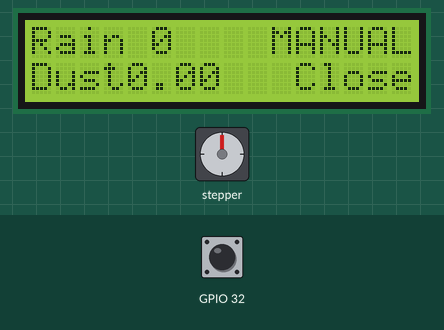
Recording of a sketch running on a simulated ESP32. Shown: 16×2 character LCD, stepper motor. The test bench sets the inputs (shaded band); at power-on: GPIO 32 HIGH. Nothing arrives over Bluetooth unless stated; stepper angles assume 2048 steps per turn; what the sketch prints to the serial monitor is not drawn.

Above: at 1.3 s.
1.4 s: GPIO 32 pulled LOW for 3.2 s
At 4.58 s:
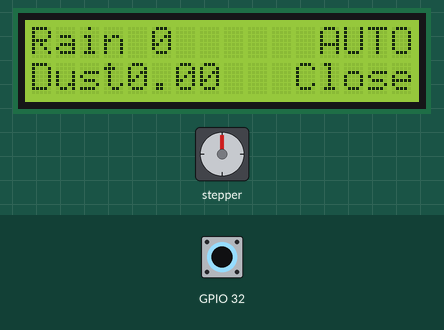
At 34.8 s:
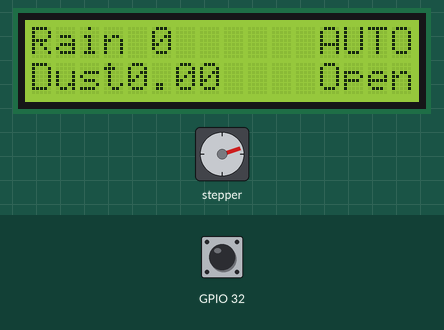
Timing chart, 0 to 35.1 s (numbered marks = the images above; inputs shaded):
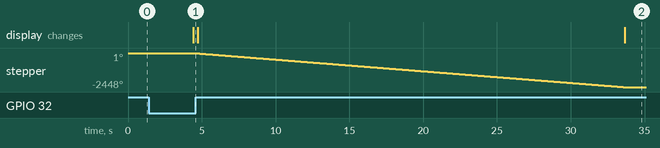

Measured:
- after the input at 1.4 s, stepper: turns 2448° counter-clockwise in 29.1 s, starting after 3.1 s; the display: changes after 3.0 s (image 1)

The sketch:

project_node.ino
```cpp
#include "BluetoothSerial.h"
BluetoothSerial SerialBT;

#include <HardwareSerial.h>
HardwareSerial esp(2);

#include <LCD_I2C.h>
LCD_I2C lcd(0x27);

#include <Stepper.h>
const int stepsPerRevolution = 2048;  // change this to fit the number of steps per revolution
Stepper myStepper(stepsPerRevolution, 4, 2, 0, 15); //in4, in2, in3, in1

String name = "HC-06";
char *pin = "1234";
bool connected;
unsigned long time_previous, time_current;

const byte numChars = 32;
char receivedChars[numChars];
char tempChars[numChars];

boolean newData = false;

void setup() {
  Serial.begin(115200);
  esp.begin(115200);

  myStepper.setSpeed(14);

  lcd.begin();
  lcd.backlight();

  SerialBT.begin("ESP32test", true);
  Serial.println(F("The device started in master mode, make sure remote BT device is on!"));
  lcd.print("starting");
  connected = SerialBT.connect(name);

  if(connected) {
    Serial.println(F("Connected Succesfully!"));
  } else {
    while(!SerialBT.connected(10000)) {
      Serial.println(F("Failed to connect. Make sure remote device is available and in range, then restart app."));
    }
  }
  updateLCD();
  time_previous = millis();
}

//센서 값을 저장할 변수
int rain = 0;
float dust = 0.0;

//현재 상태를 저장할 변수. 각각 자/수동모드와 창문 개/폐상태
boolean autoMode = false;
boolean windowOpen = false;

const int SHORT_PRESS_TIME = 300; //터치버튼을 위한 짧은 시간 기준
const int LONG_PRESS_TIME  = 3000; //터치버튼을 위한 긴 시간 기준

//터치 버튼을 위한 변수들
boolean btnPrevState = false;
boolean btnNowState;
unsigned long btnPressedTime, btnReleasedTime;
boolean isPressing = false;
boolean isLongDetected = false;

char x[8];
void loop() {
  recvWithStartEndMarkers();
  if (newData == true) {
      strcpy(tempChars, receivedChars);
          // this temporary copy is necessary to protect the original data
          //   because strtok() used in parseData() replaces the commas with \0
      parseData();
      newData = false;
      updateLCD();
  }
  if(millis()-time_previous>1000){//1초에 한번씩 정보를 요청합니다.
    SerialBT.write(0);
    SerialBT.write(1);

    time_previous = millis();
  }

  if(esp.available()){//esp로부터 신호가 오면, 현재 상태 정보들을 보내줍니다.
    Serial.println("recieved data from esp");
    esp.read();
    esp.print("<");
    esp.print(rain);
    esp.print(",");
    esp.print(dtostrf(dust,5,2,x));
    esp.print(",");
    esp.print(windowOpen?1:0);
    esp.print(">");
  }


  if(autoMode){//오토모드인 경우
    if(windowOpen){//창문이 열려있는 상태의 경우
      if(rain>50 || dust>70){//비가 오면 창문을 닫습니다.
        closeWindow();
        updateLCD();
      }
    }else{//창문이 닫힌 상태의 경우
      if(rain<50 && dust<70){//비가 오지 않으면서 먼지도 없는 경우 창문을 엽니다.
        openWindow();
        updateLCD();
      }
    }
  }

  //버튼 조작부
  btnNowState = (touchRead(T9)<20)?true:false; //터치버튼 핀의 값을 읽어옵니다. 20이하면 터치중인 것으로 간주하고 true, 이상이면 false
  if(btnNowState && !btnPrevState){//버튼이 이전에 눌리지 않았고, 지금 눌림
    btnPressedTime = millis();
    isPressing = true;
    isLongDetected = false;
  }else if(btnPrevState && !btnNowState) { // 버튼이 눌려있다가, 떨어짐
    isPressing = false;
    btnReleasedTime = millis();
    long pressDuration = btnReleasedTime - btnPressedTime;
    if( pressDuration > SHORT_PRESS_TIME && pressDuration<LONG_PRESS_TIME){//눌렀던 시간이 short시간보다 길고, long시간 보다 짧으면 짧은 버튼 터치로 인식
      if(autoMode){//auto모드인 경우
        lcd.clear();
        lcd.print("it is an auto mode");
        delay(1000);
      }else{//수동모드인 경우
        if(windowOpen){//창문이 열려있는 경우, 닫는다.
          closeWindow();
          updateLCD();
        }else{//창문이 닫혀있는 경우, 연다.
          openWindow();
          updateLCD();
        }
      }

      Serial.println("A short press is detected");
    }

  }
  if(isPressing == true && isLongDetected == false) {
    long pressDuration = millis() - btnPressedTime;

    if( pressDuration > LONG_PRESS_TIME ) {//버튼 길게 누른 것이 확인된 경우, auto/manual모드 전환
      isLongDetected = true;
      autoMode = !autoMode;
      updateLCD();
      Serial.println("A long press is detected");
    }
  }
  btnPrevState = btnNowState;


}
void openWindow(){//창문열기
  lcd.clear();
  lcd.print("opening window...");
  myStepper.step(-stepsPerRevolution*6.8);
  windowOpen = true;
}
void closeWindow(){//창문닫기
  lcd.clear();
  lcd.print("closing window...");
  myStepper.step(stepsPerRevolution*6.8);
  windowOpen = false;
}
void updateLCD(){//화면 갱신
  lcd.clear();
  lcd.setCursor(0,0);
  lcd.print("Rain ");
  lcd.print(rain);
  lcd.setCursor(9,0);
  lcd.print(autoMode?"   AUTO":" MANUAL");
  lcd.setCursor(0, 1);
  lcd.print("Dust");
  lcd.setCursor(4,1);
  lcd.print(dust);
  lcd.setCursor(11, 1);
  lcd.print(windowOpen?" Open":"Close");
}
void recvWithStartEndMarkers() {//<데이터1,데이터2..> 형태의 정보를 받기 위한 메소드
    static boolean recvInProgress = false;
    static byte ndx = 0;
    char startMarker = '<';
    char endMarker = '>';
    char rc;

    while (SerialBT.available() > 0 && newData == false) {
        rc = SerialBT.read();

        if (recvInProgress == true) {//시작문자를 받고, 데이터 수신이 진행 중이면
            if (rc != endMarker) {//수신한 데이터가 종료문자가 아니면, 배열에 추가
                receivedChars[ndx] = rc;
                ndx++;
                if (ndx >= numChars) {
                    ndx = numChars - 1;
                }
            }
            else {//수신한 데이터가 종료문자라면, 종료 표시 추가하고, 수신 중 상태 해제, 인덱스 초기화, 새로운 데이터의 생성을 표시
                receivedChars[ndx] = '\0'; // terminate the string
                recvInProgress = false;
                ndx = 0;
                newData = true;
            }
        }

        else if (rc == startMarker) {//수신한 데이터가 시작문자인 경우, 수신 중 상태 적용
            recvInProgress = true;
        }
    }
}
void parseData() {      //수신한 데이터를 파싱합니다.

    char * strtokIndx; // 인덱싱을 위한 변수

    strtokIndx = strtok(tempChars,",");      //배열을 ,로 나누는 인덱스
    rain = atoi(strtokIndx);

    strtokIndx = strtok(NULL, ","); //이전 종료지점부터
    dust = atof(strtokIndx);

}
```
